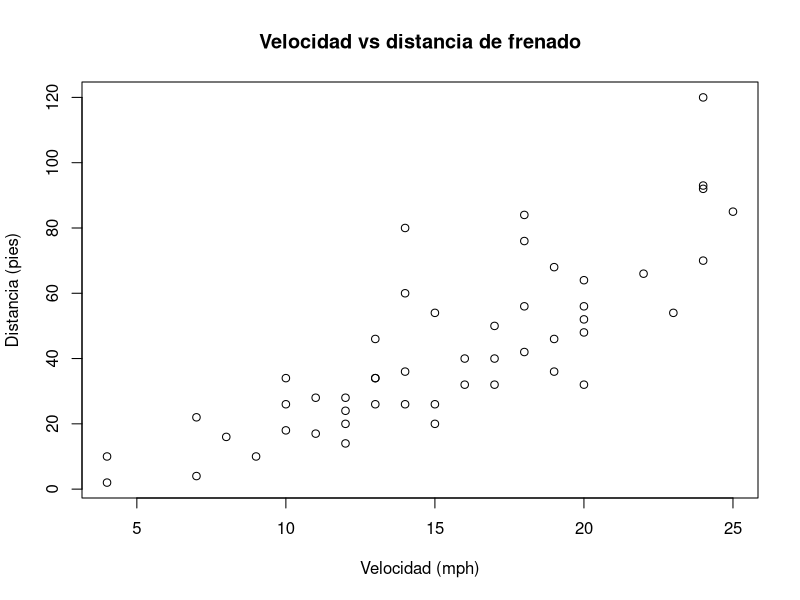

This figure's R source: (Note: this script raises an error after producing the figure.)
## ---- chunk 1
#| label: graficacion-cars
#| include: true
#| echo: false

plot(
  x = cars$speed,
  y = cars$dist,
  main = "Velocidad vs distancia de frenado",
  xlab = "Velocidad (mph)",
  ylab = "Distancia (pies)"
)
## ---- chunk 2
#| label: fig-quarto-knitr-pandoc
#| fig.cap: Conversión de un documento Quarto (.qmd) a su formato de salida. Imagen de [quarto.org](Conversión de un documento R Markdown (.RMD) a su formato de salida).
#| echo: false

knitr::include_graphics(rep("img/rstudio-qmd-how-it-works.png"))
